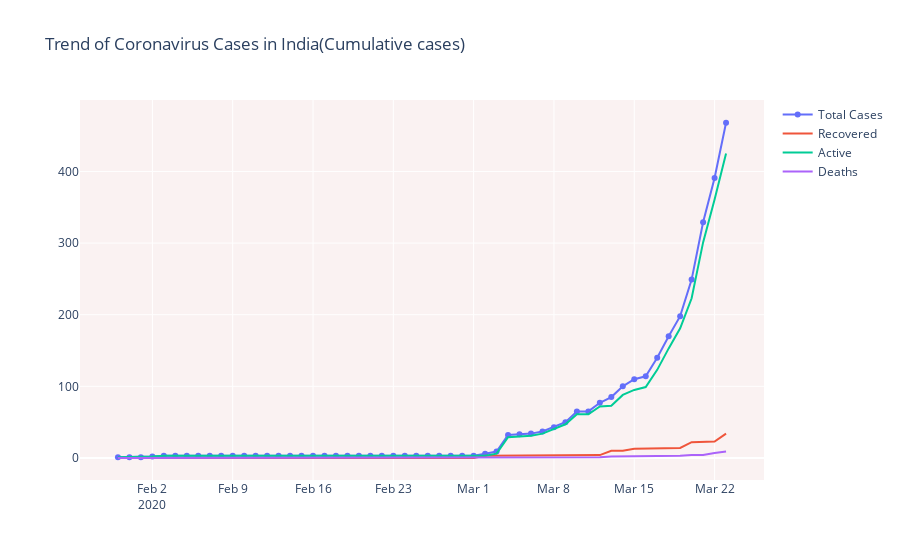
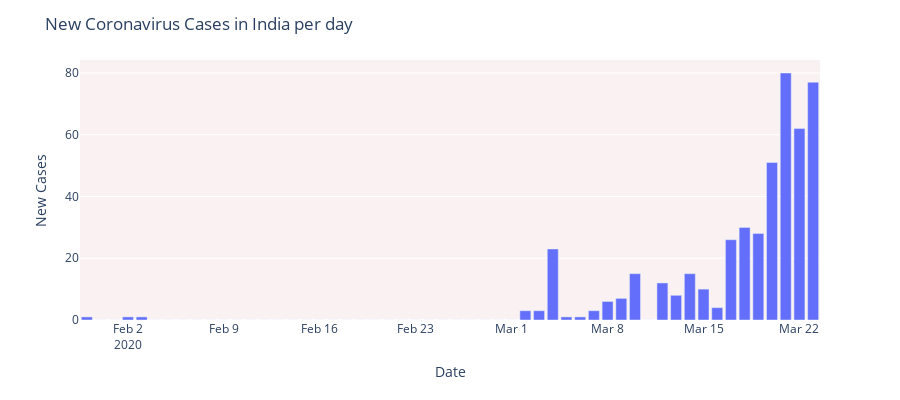

The code cell stored with these charts, in order, in its notebook:
### Markdown cell above
## 1.6 How the Coronavirus cases are rising?

### Code cell
# Rise in COVID-19 cases in India
fig = go.Figure()
fig.add_trace(go.Scatter(x=dbd_India['Date'], y=dbd_India['Total Cases'],
                    mode='lines+markers',name='Total Cases'))

fig.add_trace(go.Scatter(x=dbd_India['Date'], y=dbd_India['Recovered'], 
                mode='lines',name='Recovered'))
fig.add_trace(go.Scatter(x=dbd_India['Date'], y=dbd_India['Active'], 
                mode='lines',name='Active'))
fig.add_trace(go.Scatter(x=dbd_India['Date'], y=dbd_India['Deaths'], 
                mode='lines',name='Deaths'))
        
    
fig.update_layout(title_text='Trend of Coronavirus Cases in India(Cumulative cases)',plot_bgcolor='rgb(250, 242, 242)')

fig.show()


# New COVID-19 cases reported daily in India

import plotly.express as px
fig = px.bar(dbd_India, x="Date", y="New Cases", barmode='group',
             height=400)
fig.update_layout(title_text='New Coronavirus Cases in India per day',plot_bgcolor='rgb(250, 242, 242)')

fig.show()
